Frame 1 (no input): blank canvas, image omitted
Frame 60 (no input): blank canvas, image omitted
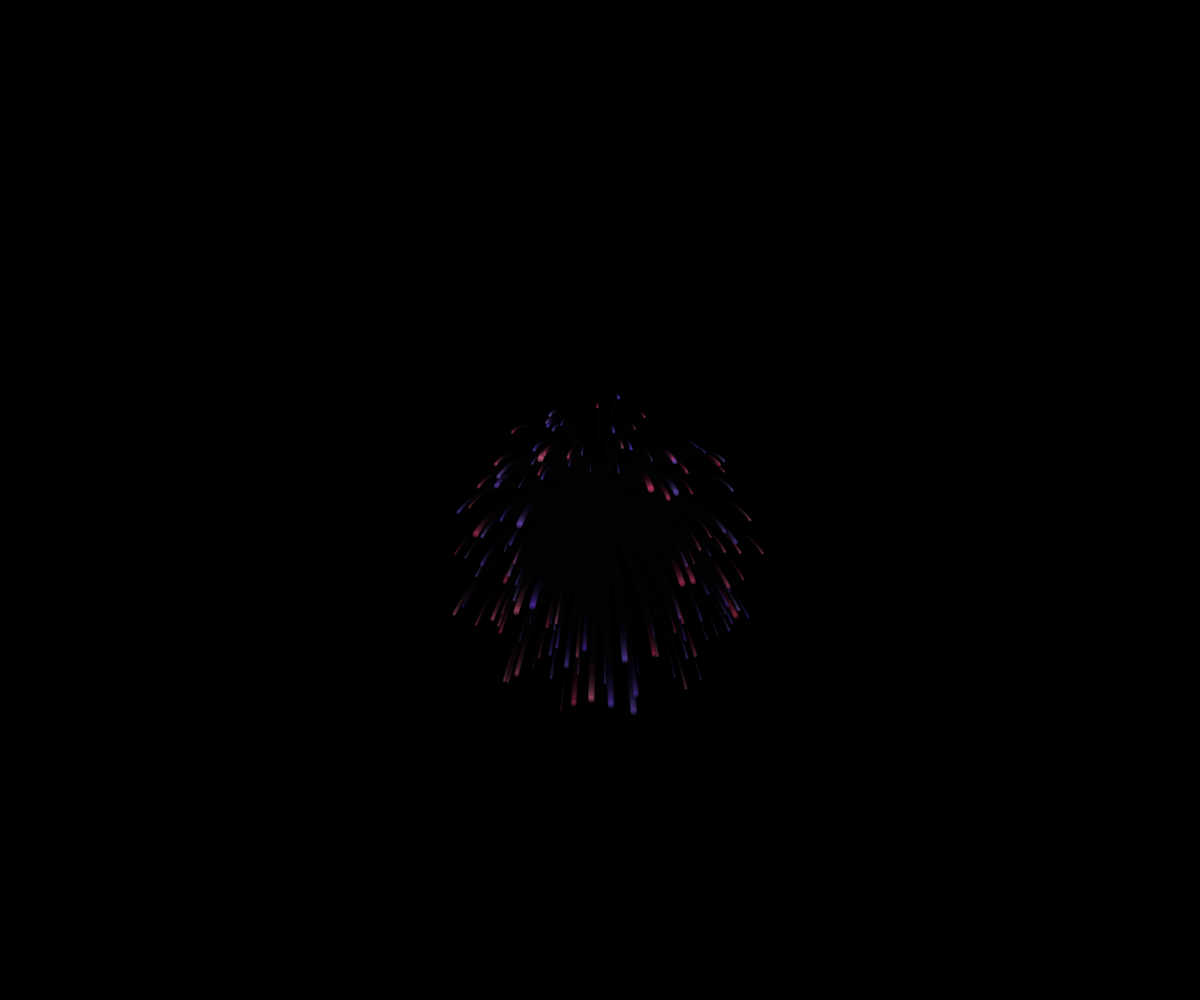
Frame 120 (the mouse pressed at the canvas centre since frame 60)

The p5.js sketch whose frames 1 and 60 were blank and that drew this single picture after the mouse press (run headless with seeded random() and noise() and a simulated clock; from frame 60 on, the mouse is pressed at the canvas centre):

// p5.js sketch
// ── sketch.js
let fireworks = [];
let gravity;

function setup() {
  createCanvas(windowWidth, windowHeight);
  colorMode(HSB, 360, 100, 100, 100);
  gravity = createVector(0, 0.05); // 更轻的重力
  background(0);
}

function windowResized() {
  resizeCanvas(windowWidth, windowHeight);
  background(0);
}

function draw() {
  // 柔和拖尾
  background(0, 0, 0, 18);

  for (let i = fireworks.length - 1; i >= 0; i--) {
    fireworks[i].update();
    fireworks[i].show();

    if (fireworks[i].isDone()) {
      fireworks.splice(i, 1);
    }
  }
}

function mousePressed() {
  fireworks.push(new Firework(mouseX, mouseY));
}

// ============================
// Firework
// ============================

class Firework {
  constructor(x, y) {
    this.particles = [];

    // 🎨 从色环随机选两个颜色
    let hue1 = random(360);
    let hue2 = (hue1 + random(60, 180)) % 360;

    for (let i = 0; i < 140; i++) {
      let chosenHue = random() < 0.5 ? hue1 : hue2;
      this.particles.push(new Particle(x, y, chosenHue));
    }
  }

  update() {
    for (let p of this.particles) {
      p.update();
    }
  }

  show() {
    for (let p of this.particles) {
      p.show();
    }
  }

  isDone() {
    return this.particles.every(p => p.alpha <= 0);
  }
}

// ============================
// Particle
// ============================

class Particle {
  constructor(x, y, hue) {
    this.pos = createVector(x, y);

    let angle = random(TWO_PI);
    let speed = random(3, 6);
    this.vel = p5.Vector.fromAngle(angle);
    this.vel.mult(speed);

    this.acc = gravity.copy();

    this.hue = hue;

    // 不那么饱和
    this.sat = random(50, 75);

    this.brightness = random(85, 100);

    // 粒子大小差异明显
    this.radius = random() < 0.2
      ? random(4, 7)
      : random(1.5, 3.5);

    this.alpha = 100; // 用 alpha 控制 fade
  }

  update() {
    this.vel.add(this.acc);

    // 空气阻力
    this.vel.mult(0.97);

    this.pos.add(this.vel);

    // 慢慢 fade
    this.alpha -= 1.2;
  }

  show() {
    noStroke();
    fill(this.hue, this.sat, this.brightness, this.alpha);
    circle(this.pos.x, this.pos.y, this.radius);
  }
}
